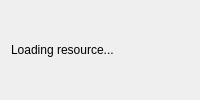
<?xml version="1.0" encoding="UTF-8"?>
<ui version="4.0">
 <class>Window</class>
 <widget class="QWidget" name="Window">
  <property name="windowTitle">
   <string>Qt example</string>
  </property>
  <layout class="QVBoxLayout" name="layout">
   <item>
    <widget class="QLabel" name="message">
     <property name="text">
      <string>Loading resource...</string>
     </property>
    </widget>
   </item>
  </layout>
 </widget>
 <resources/>
 <connections/>
</ui>
